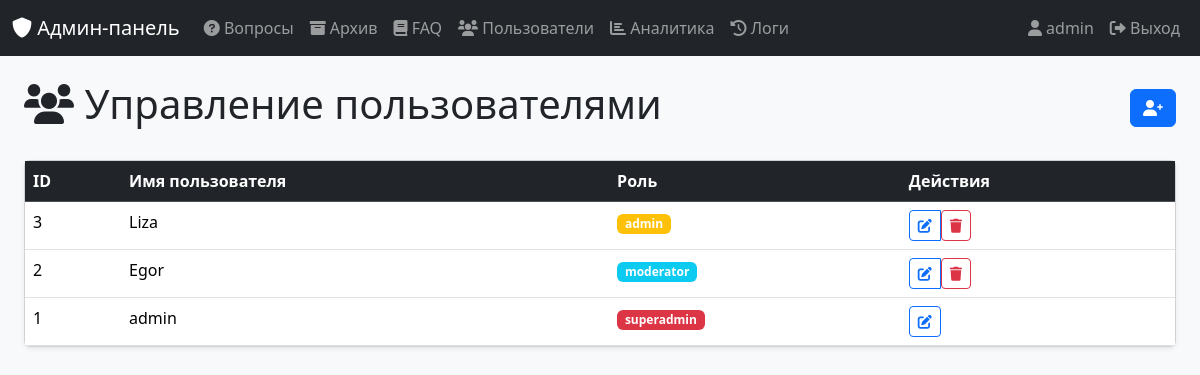
The app's page /users (signed in) with its own data.
### database.py (models this page shows)
class User(Base, UserMixin):
    __tablename__ = "users"
    id = Column(Integer, primary_key=True, index=True)
    username = Column(String, unique=True, nullable=False)
    password = Column(String, nullable=False)
    role = Column(String, default="user")
    _is_active = Column("is_active", Integer, default=1)
    logs = relationship("Log", back_populates="user")

### admin_panel.py (the view)
@app.route("/users")
@login_required
@requires_role("admin", "superadmin")
def manage_users():
    try:
        page = int(request.args.get('page', 1))
    except ValueError:
        page = 1
    per_page = 10
    offset = (page - 1) * per_page
    session = SessionLocal()
    try:
        users = session.query(User).order_by(
            User.id.desc()
        ).limit(per_page).offset(offset).all()
        total = session.query(User).count()
        total_pages = math.ceil(total / per_page)
        return render_template(
            "users.html",
            users=users,
            page=page,
            total_pages=total_pages
        )
    finally:
        session.close()

### admin_panel.py (called while the page is built)
def requires_role(*roles):
    def decorator(f):
        @wraps(f)
        def wrapped(*args, **kwargs):
            if not current_user.role in roles:
                flash("У вас нет доступа к этой странице.", "danger")
                return redirect(url_for("index"))
            return f(*args, **kwargs)
        return wrapped
    return decorator

### auth.py (called while the page is built)
@login_manager.user_loader
def load_user(user_id):
    session = SessionLocal()
    try:
        user = session.query(User).filter(User.id == user_id).first()
        return user
    finally:
        session.close()

### templates/users.html (shortened to what this page needs)
{% extends "base.html" %}
{% block content %}
    <div class="d-flex justify-content-between align-items-center mb-4">
        <h1><i class="fas fa-users"></i> Управление пользователями</h1>
        <button type="button" class="btn btn-primary" data-bs-toggle="modal" data-bs-target="#addUserModal">
            <i class="fas fa-user-plus"></i>
        </button>
    </div>
    <div class="card shadow-sm mb-4">
        <div class="table-responsive">
            <table class="table table-hover mb-0">
                <thead class="table-dark">
                    <tr>
                        <th>ID</th>
                        <th>Имя пользователя</th>
                        <th>Роль</th>
                        <th>Действия</th>
                    </tr>
                </thead>
                <tbody>
                    {% for user in users %}
                    <tr>
                        <td>{{ user.id }}</td>
                        <td>{{ user.username }}</td>
                        <td>
                            <span class="badge {% if user.role == 'superadmin' %}bg-danger{% elif user.role == 'admin' %}bg-warning{% elif user.role == 'moderator' %}bg-info{% else %}bg-secondary{% endif %}">
                                {{ user.role }}
                            </span>
                        </td>
                        <td>
                            <div class="btn-group">
                                <button type="button" class="btn btn-sm btn-outline-primary"
                                        data-bs-toggle="modal"
                                        data-bs-target="#editUserModal{{ user.id }}">
                                    <i class="fas fa-edit"></i>
                                </button>
                                {% if user.id != current_user.id %}
                                    {% if not (user.role == 'admin' and current_user.role == 'admin') %}
                                        {% if not (user.role == 'superadmin' and current_user.role != 'superadmin') %}
                                        <form action="{{ url_for('delete_user', user_id=user.id) }}" method="POST" style="display: inline;">
                                            <button type="submit" class="btn btn-sm btn-outline-danger"
                                                    onclick="return confirm('Вы уверены, что хотите удалить пользователя {{ user.username }}?')">
                                                <i class="fas fa-trash"></i>
                                            </button>
                                        </form>
                                        {% endif %}
                                    {% endif %}
                                {% endif %}
                            </div>
                        </td>
                    </tr>
                    {% endfor %}
                </tbody>
            </table>
        </div>
    </div>
{% endblock %}

### templates/base.html (shortened to what this page needs)
<!DOCTYPE html>
<html lang="ru">
<head>
    <link href="https://cdn.jsdelivr.net/npm/bootstrap@5.3.2/dist/css/bootstrap.min.css" rel="stylesheet">
    <link href="https://cdnjs.cloudflare.com/ajax/libs/font-awesome/6.0.0-beta3/css/all.min.css" rel="stylesheet">
</head>
<body class="bg-light">
    <div class="container-fluid px-0">
        <nav class="navbar navbar-expand-lg navbar-dark bg-dark mb-4">
            <div class="container-fluid">
                <a class="navbar-brand" href="{{ url_for('index') }}">
                    <i class="fas fa-shield-alt"></i> Админ-панель
                </a>
                <div class="collapse navbar-collapse" id="navbarNav">
                    <ul class="navbar-nav">
                        {% if current_user.is_authenticated %}
                            <li class="nav-item">
                                <a class="nav-link" href="{{ url_for('index') }}">
                                    <i class="fas fa-question-circle"></i> Вопросы
                                </a>
                            </li>
                            <li class="nav-item">
                                <a class="nav-link" href="{{ url_for('archive') }}">
                                    <i class="fas fa-archive"></i> Архив
                                </a>
                            </li>
                            <li class="nav-item">
                                <a class="nav-link" href="{{ url_for('faq') }}">
                                    <i class="fas fa-book"></i> FAQ
                                </a>
                            </li>
                            {% if current_user.role in ['admin', 'superadmin'] %}
                                <li class="nav-item">
                                    <a class="nav-link" href="{{ url_for('manage_users') }}">
                                        <i class="fas fa-users"></i> Пользователи
                                    </a>
                                </li>
                                <li class="nav-item">
                                    <a class="nav-link" href="{{ url_for('analytics') }}">
                                        <i class="fas fa-chart-bar"></i> Аналитика
                                    </a>
                                </li>
                                <li class="nav-item">
                                    <a class="nav-link" href="{{ url_for('logs_page') }}">
                                        <i class="fas fa-history"></i> Логи
                                    </a>
                                </li>
                            {% endif %}
                        {% endif %}
                    </ul>
                    {% if current_user.is_authenticated %}
                        <ul class="navbar-nav ms-auto">
                            <li class="nav-item">
                                <span class="nav-link">
                                    <i class="fas fa-user"></i> {{ current_user.username }}
                                </span>
                            </li>
                            <li class="nav-item">
                                <a class="nav-link" href="{{ url_for('auth.logout') }}">
                                    <i class="fas fa-sign-out-alt"></i> Выход
                                </a>
                            </li>
                        </ul>
                    {% endif %}
                </div>
            </div>
        </nav>
        <div class="container-fluid px-2 px-md-3 px-lg-4">
            {% block content %}{% endblock %}
        </div>
    </div>
</body>
</html>

### records on screen
User: username "admin", id "1", role "superadmin"
User: id "3", username "Liza", role "admin"
User: id "2", username "Egor", role "moderator"
